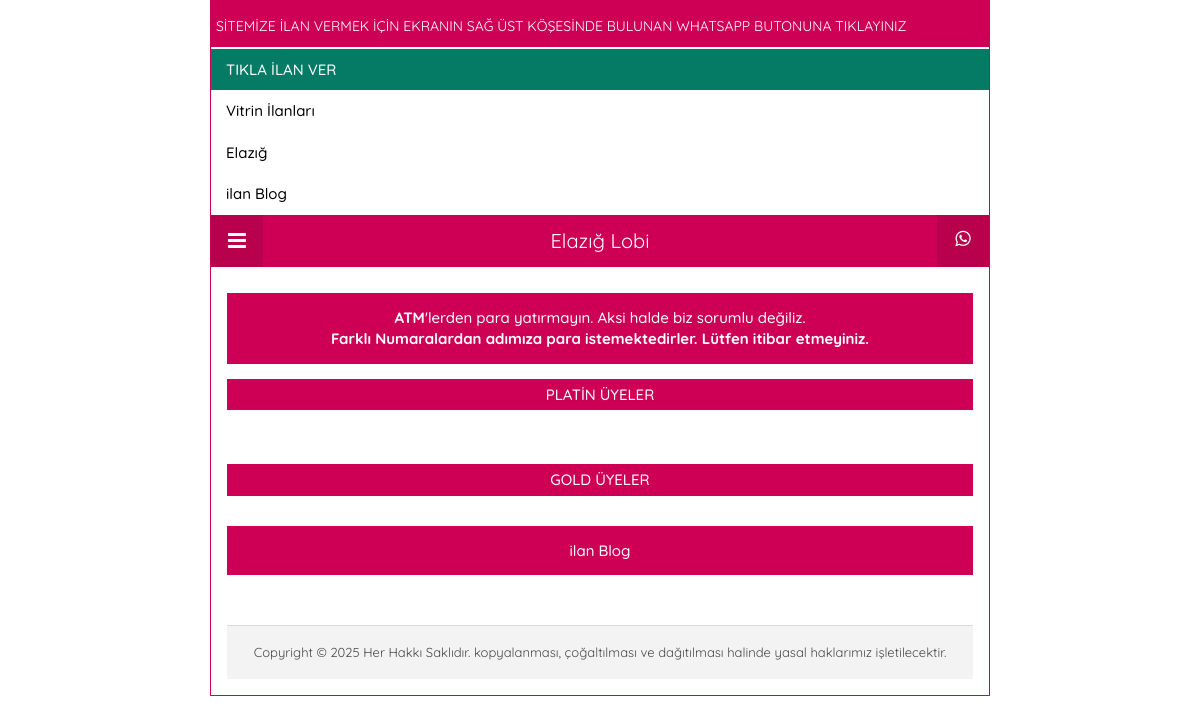
The page /amp/index.php on the database its author committed.
### tables this page shows
CREATE TABLE `kategori` (
  `id` int(11) NOT NULL,
  `baslik` varchar(255) NOT NULL,
  `odak` varchar(255) NOT NULL,
  `meta` text NOT NULL,
  `anahtar` text NOT NULL,
  `aciklama` longtext DEFAULT NULL,
  `seo` varchar(255) NOT NULL
);

CREATE TABLE `ampayar` (
  `amp_id` int(11) NOT NULL,
  `amp_domain` varchar(255) NOT NULL,
  `amp_sub` varchar(255) DEFAULT NULL,
  `amp_baslik` varchar(150) NOT NULL,
  `amp_iletisim` text NOT NULL,
  `amp_headerarkarenk` varchar(25) DEFAULT NULL,
  `amp_headeryazirenk` varchar(25) DEFAULT NULL,
  `amp_baslikarkarenk` varchar(25) DEFAULT NULL,
  `amp_baslikyazirenk` varchar(25) DEFAULT NULL,
  `amp_ilanarkarenk` varchar(25) DEFAULT NULL,
  `amp_ilanyazirenk` varchar(25) DEFAULT NULL
);

CREATE TABLE `ayarlar` (
  `id` int(11) NOT NULL,
  `siteadi` text NOT NULL,
  `logoyazi` varchar(20) NOT NULL,
  `meta` text NOT NULL,
  `anahtar` text NOT NULL,
  `telefon` text NOT NULL,
  `telefonyazi` text NOT NULL,
  `siteurl` text NOT NULL,
  `ampurl` text NOT NULL,
  `anasayfa` longtext NOT NULL,
  `yanpanel` longtext NOT NULL,
  `copyright` varchar(255) NOT NULL,
  `yanpanelbaslik` varchar(255) NOT NULL,
  `ustalanyazisi` text NOT NULL,
  `head` longtext NOT NULL,
  `footer` longtext NOT NULL,
  `mapsapi` text DEFAULT NULL,
  `analytics` varchar(50) DEFAULT NULL,
  `renk_arka` varchar(50) NOT NULL,
  `renk_headerarka` varchar(50) NOT NULL,
  `renk_headeryazi` varchar(50) NOT NULL,
  `renk_paketbaslik` varchar(50) NOT NULL,
  `renk_paketyazi` varchar(50) NOT NULL
);

CREATE TABLE `uyeler` (
  `id` int(11) NOT NULL,
  `kategori` int(11) NOT NULL,
  `isim` varchar(255) NOT NULL,
  `telefon` varchar(255) NOT NULL,
  `sehir` varchar(255) NOT NULL,
  `semt` varchar(255) NOT NULL,
  `aciklama` longtext NOT NULL,
  `meta` text NOT NULL,
  `anahtar` text NOT NULL,
  `odak_kelime` varchar(255) NOT NULL,
  `odak_link` varchar(255) NOT NULL,
  `seviye` varchar(255) NOT NULL,
  `resim` varchar(255) DEFAULT NULL,
  `seo` varchar(255) NOT NULL,
  `durum` varchar(255) NOT NULL,
  `tarih` varchar(255) NOT NULL,
  `btarih` varchar(255) NOT NULL,
  `sira` int(11) NOT NULL,
  `hit` int(11) NOT NULL
);

### include/connect.php (called while the page is built)
<?php
$DB_HOST = "localhost";
$DB_NAME = "u968988525_esc23db";
$DB_USER = "u968988525_esc23dk";
$DB_PASS = "VsTd~=W9i+VsTd~=W9i+";
try{
$conn = new PDO("mysql:host=$DB_HOST;dbname=$DB_NAME;charset=utf8", $DB_USER , $DB_PASS);
$conn->query("SET CHARACTER SET utf8mb4");
} catch ( PDOException $e ) {
print $e->getMessage();
}
$SiteBilgi = $conn->query("SELECT * FROM ayarlar")->fetch(PDO::FETCH_ASSOC);
$AmpBilgi = $conn->query("SELECT * FROM ampayar")->fetch(PDO::FETCH_ASSOC);
?>

### amp/fonksiyon.php (called while the page is built)
<?php
$SiteAdresi = $AmpBilgi['amp_domain'];
$SubAdresi  = $AmpBilgi['amp_sub'];
if($SubAdresi == '' || $SubAdresi == NULL){
$YeniAdres = str_replace(''.$SiteAdresi, 'https://'.str_replace('.', '-', $SiteAdresi).'.cdn.ampproject.org/c/'.$SiteAdresi.'/amp', $SiteAdresi);
}else{
$YeniAdres = str_replace(''.$SiteAdresi, 'https://'.$SubAdresi.'-'.str_replace('.', '-', $SiteAdresi).'.cdn.ampproject.org/c/'.$SubAdresi.'.'.$SiteAdresi.'/amp', $SiteAdresi);
}
?>

### amp/index.php (the view, shortened to what this page needs)
<?php require_once("../include/connect.php"); require_once("fonksiyon.php"); ?>
<!doctype html>
<html lang="tr-TR" ⚡>
<head>
<link rel='stylesheet' id='font-awesome-css'  href='https://maxcdn.bootstrapcdn.com/font-awesome/4.7.0/css/font-awesome.min.css?ver=4.9.3' type='text/css' media='all' />
</head>
<body class="home blog body">
<div class="istanbul-amp-wrapper">
<?php require_once('menu.php'); ?>
<div class="wrap">
<div class="text-center sitebaslik"><?php echo $SiteBilgi['ustalanyazisi']; ?></div>
<h4 class="text-center paketbaslik">PLATİN ÜYELER</h4>
<?php $Platins = $conn->prepare("select * from uyeler where durum=? and seviye=? order by sira asc");
$Platins->execute(array('Yayında', 'platin'));
$count = $Platins->rowcount();
if ($count > 0){
while($Platin = $Platins->fetch()){
?>
<a href="<?php echo $YeniAdres; ?>/ilan-<?php echo $Platin['seo']; ?>-<?php echo $Platin['id']; ?>.html"><amp-img src="../modelresim/<?php echo $Platin['resim']; ?>" alt="<?php echo $Platin['isim']; ?>" class="platin" width="900" height="300" layout="responsive"></amp-img></a>
<?php }}else{ echo '<div class="text-center small">PLATİN ilan BAYAN İLANLARI HAZIRLANIYOR...</div>';} ?>
<div class="margintop20 clearfix"></div>
<h4 class="text-center paketbaslik">GOLD ÜYELER</h4>
<?php $Golds = $conn->prepare("select * from uyeler where durum=? and seviye=? order by sira asc");
$Golds->execute(array('Yayında', 'gold'));
$count = $Golds->rowcount();
if ($count > 0){
while($Gold = $Golds->fetch()){
?>
<a href="<?php echo $YeniAdres; ?>/ilan-<?php echo $Gold['seo']; ?>-<?php echo $Gold['id']; ?>.html"><amp-img src="../modelresim/<?php echo $Gold['resim']; ?>" alt="<?php echo $Gold['isim']; ?>" class="vip" width="900" height="400" layout="responsive"></amp-img></a>
<?php }}else{ echo '<div class="text-center small">GOLD ilan BAYAN İLANLARI HAZIRLANIYOR...</div>'; } ?>
<div class="text-center sitebaslik"><h1>ilan Blog</h1></div>
<div class="blog-liste">
</div>
<footer class="istanbul-amp-footer ">
<div class="istanbul-amp-copyright"><?php echo $SiteBilgi["copyright"]; ?></div>
</footer>
</div>
</div>
</body>
</html>

### amp/menu.php
<amp-sidebar id="istanbul-ampSidebar" class="istanbul-amp-sidebar" layout="nodisplay" side="left"><div class="sidebar-container"><button on="tap:istanbul-ampSidebar.close" class="close-sidebar" tabindex="11" role="button"><i class="fa fa-caret-left" aria-hidden="true"></i></button><div class="sidebar-brand type-text"><div class="brand-description">SİTEMİZE İLAN VERMEK İÇİN EKRANIN SAĞ ÜST KÖŞESİNDE BULUNAN WHATSAPP BUTONUNA TIKLAYINIZ</div></div><div class="amp-menu"><a class="ilanver" href="<?php echo $AmpBilgi["amp_iletisim"]; ?>">TIKLA İLAN VER</a><a href="<?php echo $YeniAdres; ?>/">Vitrin İlanları</a><?php		$query = $conn->query("SELECT * FROM kategori ORDER BY baslik ASC");$count = $query->rowcount();if ($count > 0){ while($kategori = $query->fetch()){?><a href="<?php echo $YeniAdres; ?>/kategori-<?php echo $kategori['seo']; ?>-<?php echo $kategori['id']; ?>.html"><?php echo $kategori["baslik"]; ?></a><?php } ?><?php } else{ } ?><a href="<?php echo $YeniAdres; ?>/Blog.html">ilan Blog</a>  </div></div></amp-sidebar><header itemscope itemtype="https://schema.org/WPHeader" class="site-header"><button class="fa fa-bars navbar-toggle" on="tap:istanbul-ampSidebar.toggle" tabindex="10" role="button"></button><a href="<?php echo $YeniAdres; ?>/" class="branding text-logo "><?php echo $AmpBilgi["amp_baslik"]; ?></a><a target="_blank" href="<?php echo $AmpBilgi["amp_iletisim"]; ?>" class="navbar-search"><i class="fa fa-whatsapp" aria-hidden="true"></i></a></header>

### amp/index.php (style rules this page uses)
body { -webkit-animation:-amp-start 8s steps(1,end) 0s 1 normal both;-moz-animation:-amp-start 8s steps(1,end) 0s 1 normal both;-ms-animation:-amp-start 8s steps(1,end) 0s 1 normal both;animation:-amp-start 8s steps(1,end) 0s 1 normal both }

### rows shown on the page
kategori: baslik "Elazığ"
ampayar: amp_baslik "Elazığ Lobi"
ayarlar: ustalanyazisi "ATM 'lerden para yatırmayın. Aksi halde biz sorumlu değiliz. Farklı Numaralardan adımıza para istemektedirler. Lütfen itibar etmeyiniz.", copyright "Copyright © 2025 Her Hakkı Saklıdır. kopyalanması, çoğaltılması ve dağıtılması halinde yasal haklarımız işletilecektir."
